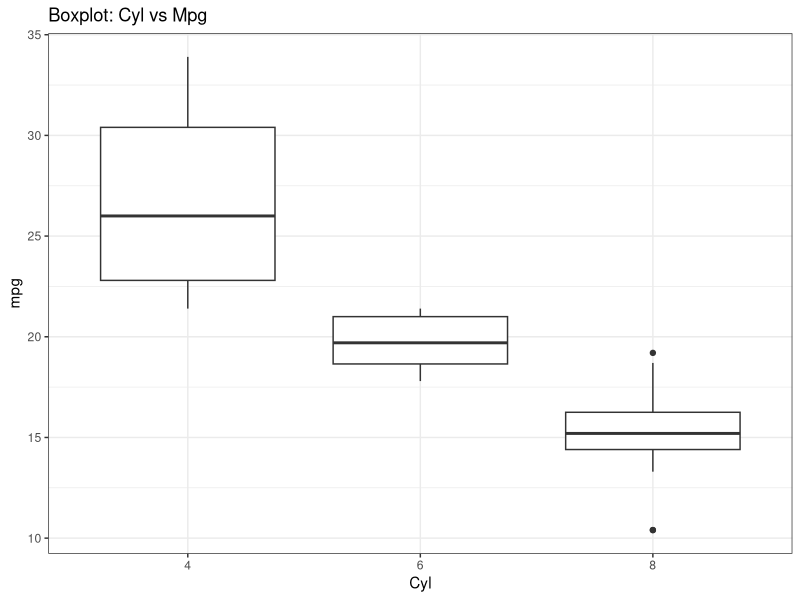
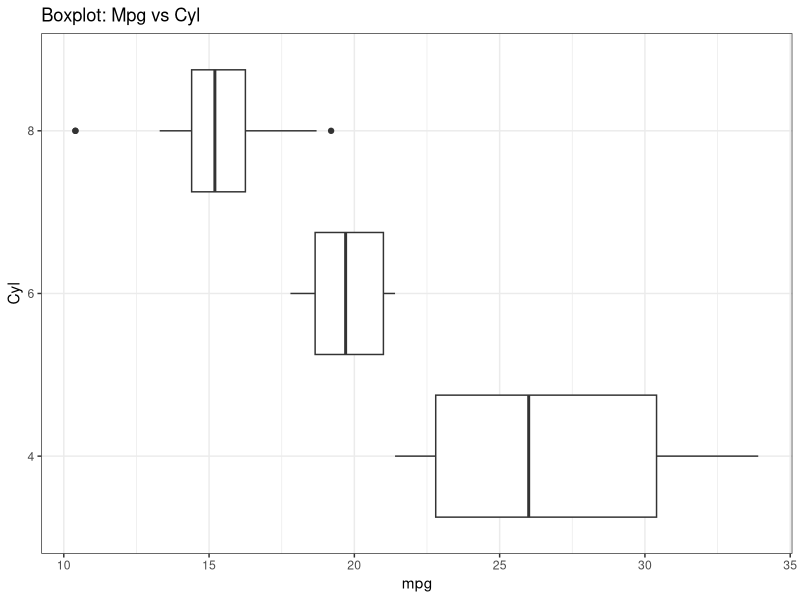
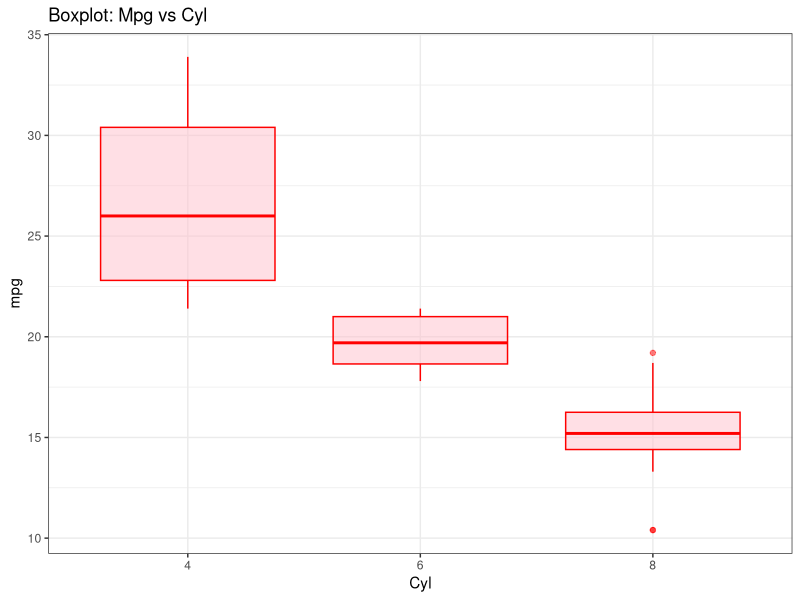
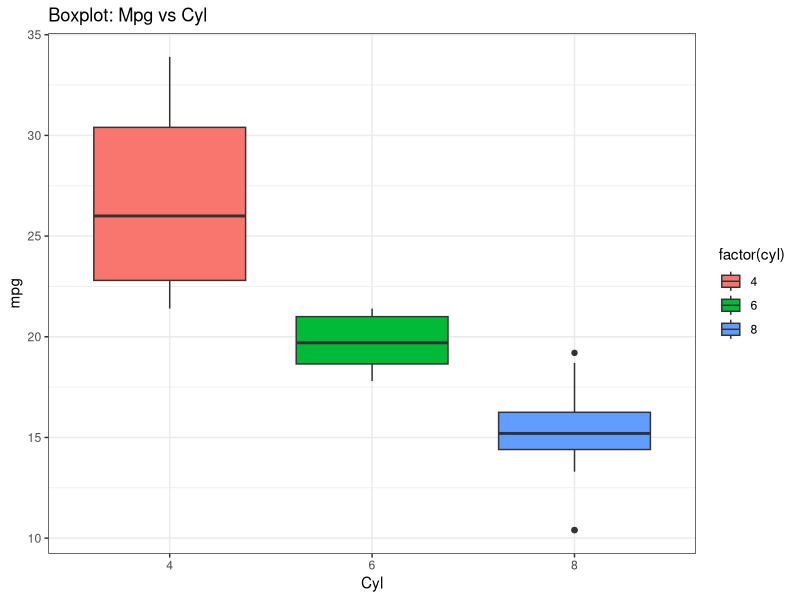

Write the R code that produced these figures, in order.
# Boxplots

library(ggplot2)

df <- mtcars
head(df)

# Example 1
# X axies must be a categorial value
pl1 <- ggplot(df,aes(x = factor(cyl), y = mpg)) +
    geom_boxplot() +
    xlab("Cyl") +
    ylab("mpg") +
    ggtitle("Boxplot: Cyl vs Mpg") +
    theme_bw()

print(pl1)

# Example 2: Flip the axies
pl2 <- ggplot(df,aes(x = factor(cyl), y = mpg)) +
    geom_boxplot() +
    coord_flip() +
    xlab("Cyl") +
    ylab("mpg") +
    ggtitle("Boxplot: Mpg vs Cyl") +
    theme_bw()

print(pl2)

# Example 2: Color
pl3 <- ggplot(df,aes(x = factor(cyl), y = mpg)) +
    geom_boxplot(color = 'red', fill = 'pink', alpha = 0.5) +
    xlab("Cyl") +
    ylab("mpg") +
    ggtitle("Boxplot: Mpg vs Cyl") +
    theme_bw()

print(pl3)

pl4 <- ggplot(df,aes(x = factor(cyl), y = mpg)) +
    geom_boxplot(aes(fill = factor(cyl))) +
    xlab("Cyl") +
    ylab("mpg") +
    ggtitle("Boxplot: Mpg vs Cyl") +
    theme_bw()

print(pl4)